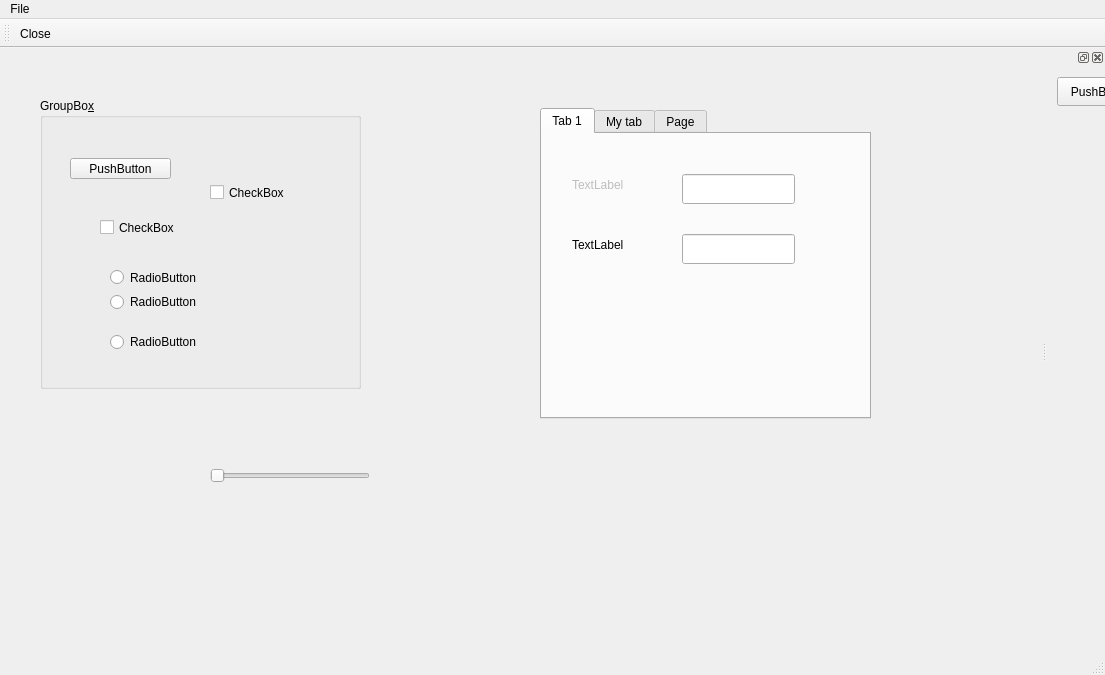
<?xml version="1.0" encoding="UTF-8"?>
<ui version="4.0">
 <class>MainWindow</class>
 <widget class="QMainWindow" name="MainWindow">
  <property name="geometry">
   <rect>
    <x>0</x>
    <y>0</y>
    <width>1105</width>
    <height>675</height>
   </rect>
  </property>
  <property name="cursor">
   <cursorShape>ArrowCursor</cursorShape>
  </property>
  <property name="windowTitle">
   <string>MainWindow</string>
  </property>
  <widget class="QWidget" name="centralWidget">
   <widget class="QGroupBox" name="groupBox">
    <property name="geometry">
     <rect>
      <x>40</x>
      <y>50</y>
      <width>321</width>
      <height>291</height>
     </rect>
    </property>
    <property name="title">
     <string>GroupBo&amp;x</string>
    </property>
    <property name="checkable">
     <bool>false</bool>
    </property>
    <widget class="QPushButton" name="pushButton">
     <property name="geometry">
      <rect>
       <x>30</x>
       <y>60</y>
       <width>101</width>
       <height>21</height>
      </rect>
     </property>
     <property name="text">
      <string>PushButton</string>
     </property>
     <property name="checkable">
      <bool>false</bool>
     </property>
     <property name="checked">
      <bool>false</bool>
     </property>
     <property name="autoDefault">
      <bool>false</bool>
     </property>
     <property name="default">
      <bool>false</bool>
     </property>
     <property name="flat">
      <bool>false</bool>
     </property>
    </widget>
    <widget class="QCheckBox" name="checkBox">
     <property name="geometry">
      <rect>
       <x>60</x>
       <y>120</y>
       <width>101</width>
       <height>19</height>
      </rect>
     </property>
     <property name="text">
      <string>CheckBox</string>
     </property>
    </widget>
    <widget class="QRadioButton" name="radioButton">
     <property name="geometry">
      <rect>
       <x>70</x>
       <y>170</y>
       <width>121</width>
       <height>19</height>
      </rect>
     </property>
     <property name="text">
      <string>RadioButton</string>
     </property>
     <attribute name="buttonGroup">
      <string notr="true">buttonGroup</string>
     </attribute>
    </widget>
    <widget class="QRadioButton" name="radioButton_2">
     <property name="geometry">
      <rect>
       <x>70</x>
       <y>190</y>
       <width>112</width>
       <height>28</height>
      </rect>
     </property>
     <property name="text">
      <string>RadioButton</string>
     </property>
     <attribute name="buttonGroup">
      <string notr="true">buttonGroup</string>
     </attribute>
    </widget>
    <widget class="QRadioButton" name="radioButton_3">
     <property name="geometry">
      <rect>
       <x>70</x>
       <y>230</y>
       <width>112</width>
       <height>28</height>
      </rect>
     </property>
     <property name="text">
      <string>RadioButton</string>
     </property>
     <property name="autoExclusive">
      <bool>true</bool>
     </property>
    </widget>
    <widget class="QCheckBox" name="checkBox_2">
     <property name="geometry">
      <rect>
       <x>170</x>
       <y>80</y>
       <width>100</width>
       <height>29</height>
      </rect>
     </property>
     <property name="text">
      <string>CheckBox</string>
     </property>
     <property name="checked">
      <bool>false</bool>
     </property>
    </widget>
   </widget>
   <widget class="QTabWidget" name="tabWidget">
    <property name="geometry">
     <rect>
      <x>540</x>
      <y>60</y>
      <width>331</width>
      <height>311</height>
     </rect>
    </property>
    <property name="currentIndex">
     <number>0</number>
    </property>
    <widget class="QWidget" name="tab">
     <attribute name="title">
      <string>Tab 1</string>
     </attribute>
     <widget class="QLabel" name="label">
      <property name="enabled">
       <bool>false</bool>
      </property>
      <property name="geometry">
       <rect>
        <x>30</x>
        <y>40</y>
        <width>67</width>
        <height>22</height>
       </rect>
      </property>
      <property name="text">
       <string>TextLabel</string>
      </property>
     </widget>
     <widget class="QLabel" name="label_2">
      <property name="geometry">
       <rect>
        <x>30</x>
        <y>100</y>
        <width>67</width>
        <height>22</height>
       </rect>
      </property>
      <property name="text">
       <string>TextLabel</string>
      </property>
     </widget>
     <widget class="QLineEdit" name="lineEdit">
      <property name="geometry">
       <rect>
        <x>140</x>
        <y>40</y>
        <width>113</width>
        <height>30</height>
       </rect>
      </property>
     </widget>
     <widget class="QLineEdit" name="lineEdit_2">
      <property name="geometry">
       <rect>
        <x>140</x>
        <y>100</y>
        <width>113</width>
        <height>30</height>
       </rect>
      </property>
     </widget>
    </widget>
    <widget class="QWidget" name="tab_2">
     <attribute name="title">
      <string>My tab</string>
     </attribute>
     <widget class="QPushButton" name="pushButton_2">
      <property name="geometry">
       <rect>
        <x>50</x>
        <y>30</y>
        <width>90</width>
        <height>29</height>
       </rect>
      </property>
      <property name="text">
       <string>MyButton</string>
      </property>
     </widget>
     <widget class="QRadioButton" name="radioButton_4">
      <property name="geometry">
       <rect>
        <x>60</x>
        <y>110</y>
        <width>112</width>
        <height>28</height>
       </rect>
      </property>
      <property name="text">
       <string>RadioButton</string>
      </property>
      <property name="autoExclusive">
       <bool>false</bool>
      </property>
      <attribute name="buttonGroup">
       <string notr="true">buttonGroup</string>
      </attribute>
     </widget>
     <widget class="QRadioButton" name="radioButton_5">
      <property name="geometry">
       <rect>
        <x>50</x>
        <y>160</y>
        <width>112</width>
        <height>28</height>
       </rect>
      </property>
      <property name="text">
       <string>RadioButton</string>
      </property>
      <property name="autoExclusive">
       <bool>false</bool>
      </property>
     </widget>
     <widget class="QRadioButton" name="radioButton_6">
      <property name="geometry">
       <rect>
        <x>50</x>
        <y>200</y>
        <width>112</width>
        <height>28</height>
       </rect>
      </property>
      <property name="text">
       <string>RadioButton</string>
      </property>
      <property name="autoExclusive">
       <bool>false</bool>
      </property>
     </widget>
    </widget>
    <widget class="QWidget" name="tab_3">
     <attribute name="title">
      <string>Page</string>
     </attribute>
    </widget>
   </widget>
   <widget class="QSlider" name="horizontalSlider">
    <property name="geometry">
     <rect>
      <x>210</x>
      <y>420</y>
      <width>160</width>
      <height>16</height>
     </rect>
    </property>
    <property name="orientation">
     <enum>Qt::Horizontal</enum>
    </property>
   </widget>
  </widget>
  <widget class="QMenuBar" name="menuBar">
   <property name="geometry">
    <rect>
     <x>0</x>
     <y>0</y>
     <width>1105</width>
     <height>28</height>
    </rect>
   </property>
   <widget class="QMenu" name="menuFile">
    <property name="title">
     <string>File</string>
    </property>
    <addaction name="actionClose"/>
   </widget>
   <addaction name="menuFile"/>
  </widget>
  <widget class="QToolBar" name="mainToolBar">
   <attribute name="toolBarArea">
    <enum>TopToolBarArea</enum>
   </attribute>
   <attribute name="toolBarBreak">
    <bool>true</bool>
   </attribute>
   <addaction name="actionClose"/>
  </widget>
  <widget class="QStatusBar" name="statusBar"/>
  <widget class="QDockWidget" name="dockWidget">
   <attribute name="dockWidgetArea">
    <number>2</number>
   </attribute>
   <widget class="QWidget" name="dockWidgetContents">
    <widget class="QPushButton" name="pushButton_3">
     <property name="geometry">
      <rect>
       <x>10</x>
       <y>10</y>
       <width>90</width>
       <height>29</height>
      </rect>
     </property>
     <property name="text">
      <string>PushButton</string>
     </property>
    </widget>
   </widget>
  </widget>
  <action name="actionClose">
   <property name="text">
    <string>Close</string>
   </property>
  </action>
 </widget>
 <layoutdefault spacing="6" margin="11"/>
 <resources/>
 <connections>
  <connection>
   <sender>actionClose</sender>
   <signal>triggered()</signal>
   <receiver>MainWindow</receiver>
   <slot>close()</slot>
   <hints>
    <hint type="sourcelabel">
     <x>-1</x>
     <y>-1</y>
    </hint>
    <hint type="destinationlabel">
     <x>416</x>
     <y>227</y>
    </hint>
   </hints>
  </connection>
 </connections>
 <buttongroups>
  <buttongroup name="buttonGroup"/>
 </buttongroups>
</ui>
